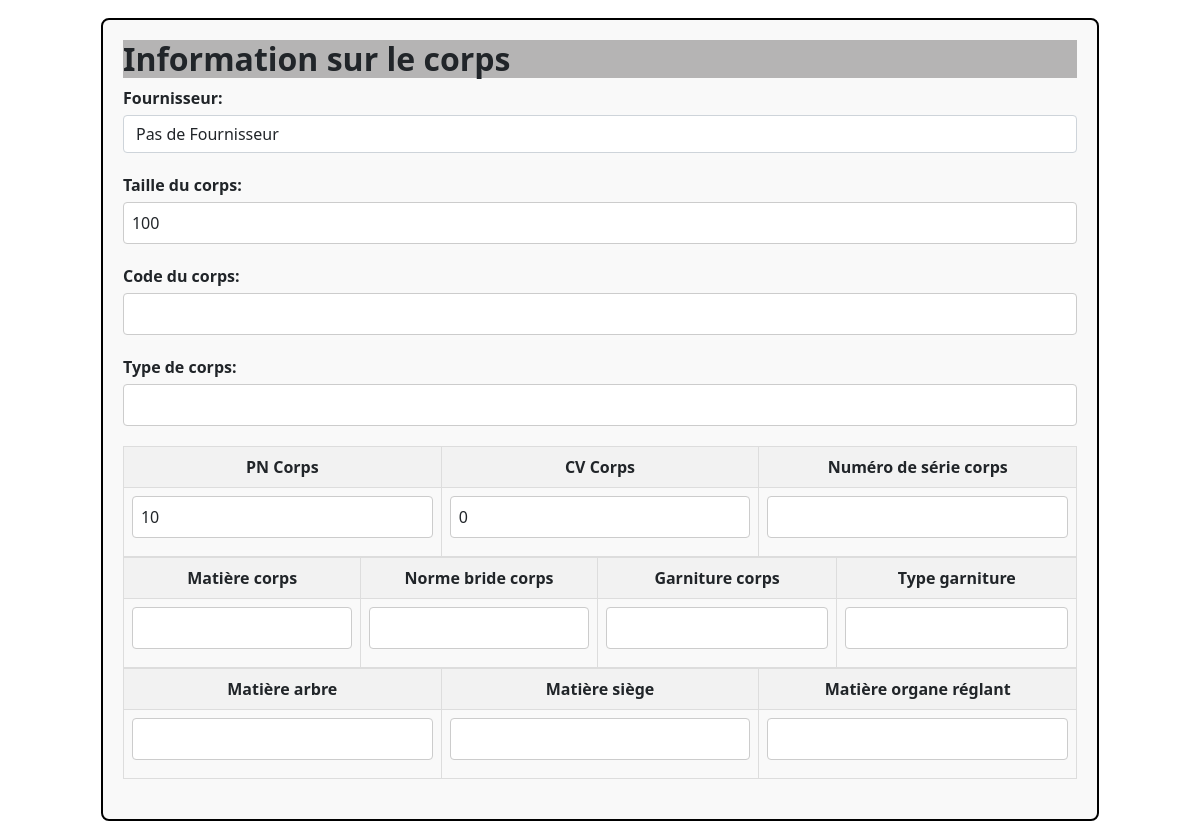
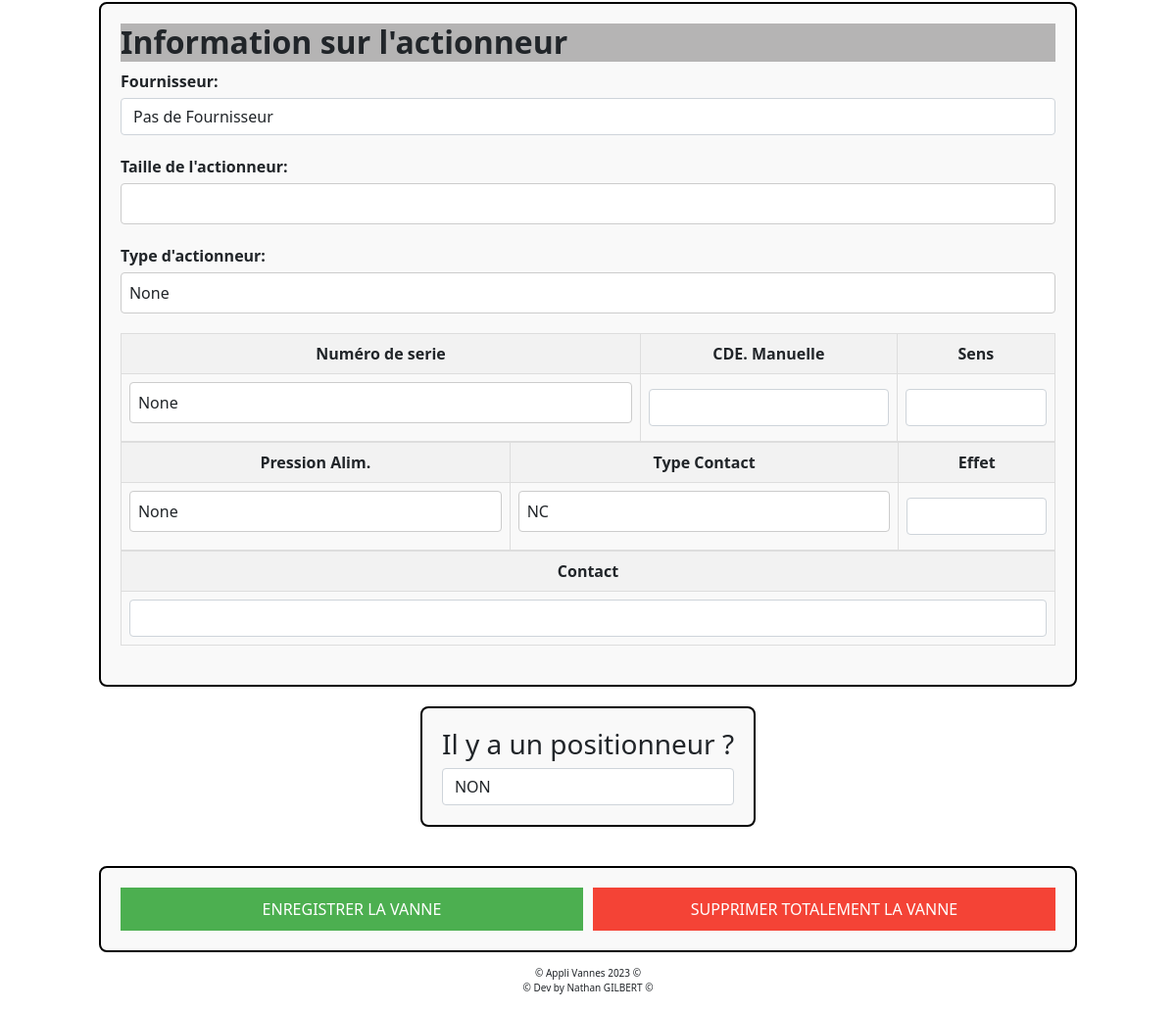
Page /vanne/4/edit (signed in, lower part) on the earlier database version (2 pictures, top to bottom).
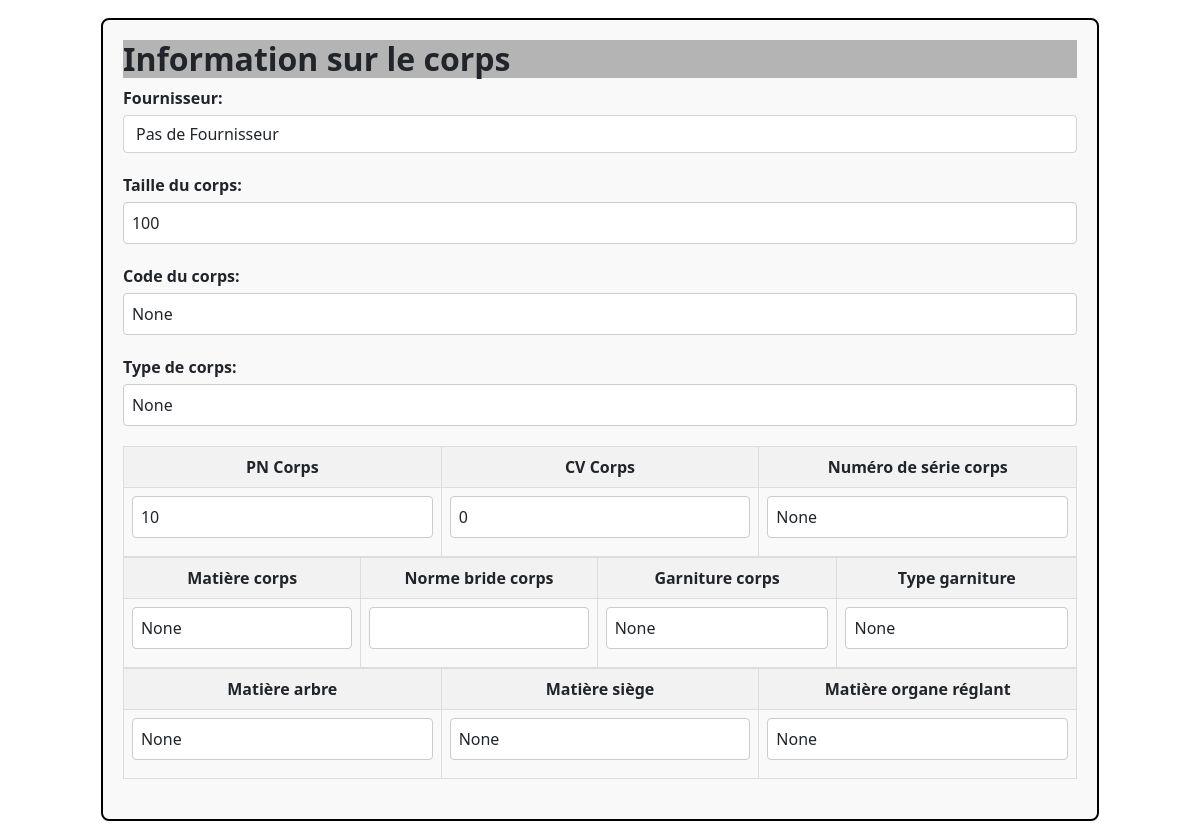
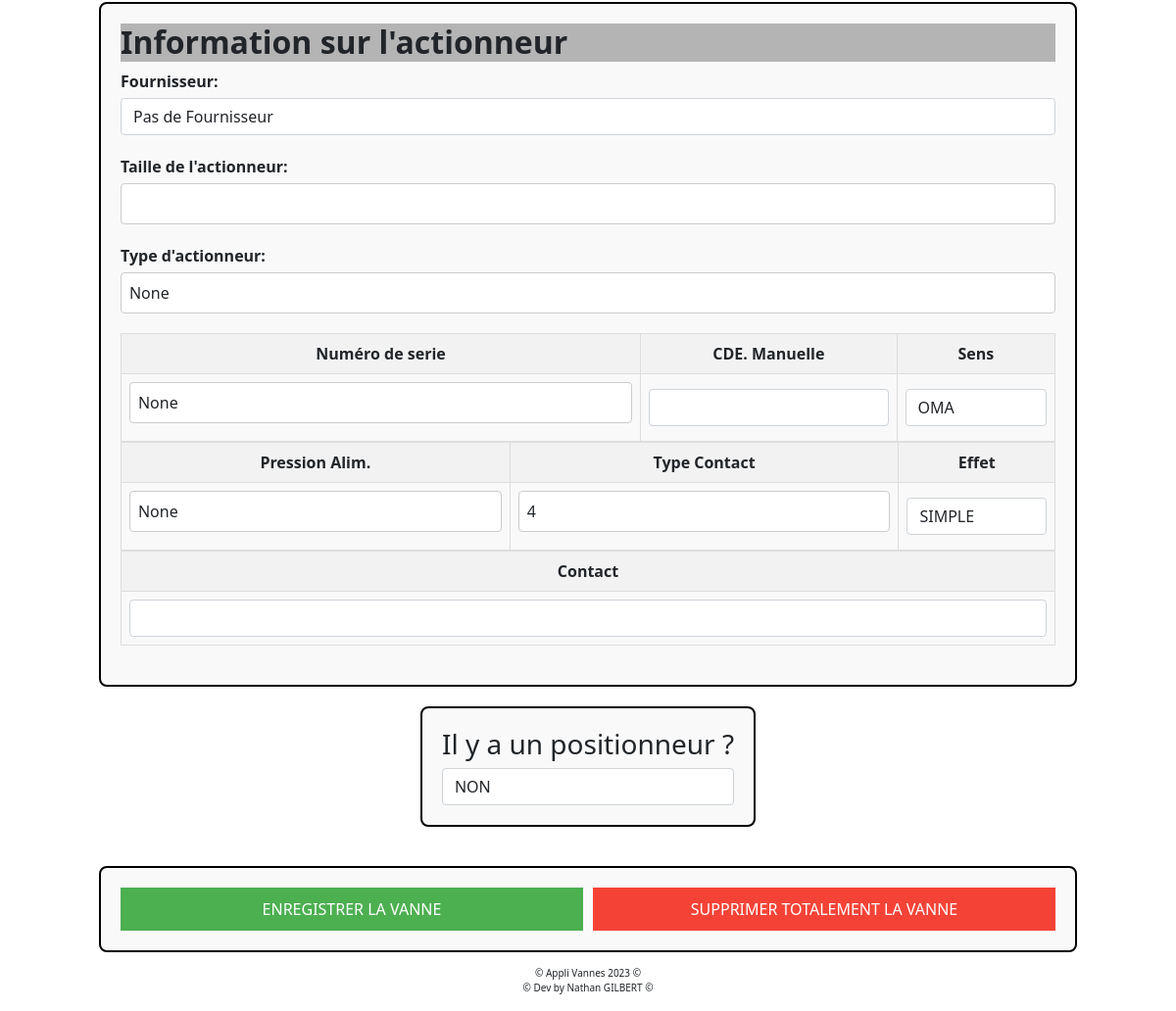
Same page on the later database version (2 pictures, top to bottom).
### appliVanne/models.py (models this page shows)
class Vanne(models.Model):
    class Meta:
        db_table = 'VANNES'
    id_vanne = models.AutoField(primary_key=True, unique=True, verbose_name="ID de la vanne")
    id_atelier = models.ForeignKey('ATELIER', to_field='id_atelier', on_delete=models.CASCADE, null=True, verbose_name="ID de l'atelier")
    repere_vanne = models.CharField(max_length=255, null=True, blank=True, verbose_name="Repère de la vanne")
    affectation_vanne = models.CharField(max_length=255, null=True, blank=True, verbose_name="Affectation de la vanne")
    machine_vanne = models.CharField(max_length=255, null=True, blank=True, verbose_name="Machine de la vanne")
    numero_commande = models.CharField(max_length=20, null=True, blank=True, verbose_name="Numéro de commande")
    id_actionneur = models.ForeignKey('ACTIONNEUR', to_field='id_actionneur', on_delete=models.CASCADE, null=True, verbose_name="ID de l'actionneur")
    id_corps = models.ForeignKey('CORPS', to_field='id_corps', on_delete=models.CASCADE, null=True, verbose_name="ID du corps")
    id_positionneur = models.ForeignKey('POSITIONNEUR', to_field='id_positionneur', on_delete=models.CASCADE, null=True, blank=True, verbose_name="ID du positionneur")
    id_fournisseur_vannes = models.ForeignKey('FOURNISSEUR', to_field='id_fournisseur', on_delete=models.CASCADE, default=0, null=True, verbose_name="ID du fournisseur de vannes")
    type_vannes = models.CharField(max_length=255, null=True, blank=True, verbose_name="Type de vannes")
    organe_reglant = models.CharField(max_length=255, null=True, blank=True, verbose_name="Organe réglant")
    freq_revision = models.IntegerField(null=True, blank=True, verbose_name="Fréquence de révision")
    derniere_revision = models.IntegerField(null=True, blank=True, verbose_name="Date de la dernière révision")
    voir_en = models.IntegerField(null=True, blank=True, verbose_name="Date de la prochaine révision")
    en_service_vanne = models.IntegerField(default=1, blank=True, verbose_name="En service")
    date_commande = models.DateField(null=True, blank=True, verbose_name="Date de la commande")
    tracker = FieldTracker()

class ACTIONNEUR(models.Model):
    class Meta:
        db_table = 'ACTIONNEUR'
    id_actionneur = models.AutoField(primary_key=True, unique=True, verbose_name="ID de l'actionneur")
    id_fournisseur = models.ForeignKey('FOURNISSEUR', to_field='id_fournisseur', on_delete=models.CASCADE, verbose_name="ID du fournisseur")
    num_serie_actionneur = models.CharField(max_length=255, null=True, blank=True, verbose_name="Numéro de série de l'actionneur")
    type_actionneur = models.CharField(max_length=255, null=True, blank=True, verbose_name="Type de l'actionneur")
    taille_actionneur = models.CharField(max_length=255, null=True, blank=True, verbose_name="Taille de l'actionneur")
    type_contact_actionneur = models.CharField(max_length=255, null=True, blank=True, verbose_name="Type de contact de l'actionneur")
    pression_alimentation = models.CharField(max_length=255, null=True, blank=True, verbose_name="Pression d'alimentation de l'actionneur")
    sens_actionneur = models.CharField(max_length=255, null=True, blank=True, verbose_name="Sens de l'actionneur")
    contact_ouv_ferm_actionneur = models.CharField(max_length=255, null=True, blank=True, verbose_name="Contact ouverture/fermeture de l'actionneur")
    actionneur_simpl_double_effet = models.CharField(max_length=255, null=True, blank=True, verbose_name="Actionneur simple/double effet")
    commande_manuel = models.CharField(max_length=255, null=True, blank=True, verbose_name="Commande manuelle de l'actionneur")
    tracker = FieldTracker()

class FOURNISSEUR(models.Model):
    class Meta:
        db_table = 'FOURNISSEUR'
    id_fournisseur = models.AutoField(primary_key=True, unique=True, verbose_name="ID du fournisseur")
    nom_fournisseur = models.CharField(max_length=255, verbose_name="Nom du fournisseur")
    email_fournisseur = models.EmailField(verbose_name="Adresse e-mail du fournisseur")
    tel_fournisseur = models.CharField(max_length=255, verbose_name="Numéro de téléphone du fournisseur")

class CORPS(models.Model):
    class Meta:
        db_table = 'CORPS'
    id_corps = models.AutoField(primary_key=True, unique=True, verbose_name="ID du corps")
    id_fournisseur = models.ForeignKey('FOURNISSEUR', to_field='id_fournisseur', on_delete=models.CASCADE, verbose_name="ID du fournisseur")
    type_corps = models.CharField(max_length=255,null=True, blank=True, verbose_name="Type de corps")
    num_serie_corps = models.CharField(max_length=255,null=True, blank=True, verbose_name="Numéro de série du corps")
    dn_corps = models.CharField(max_length=255,null=True, blank=True, verbose_name="DN du corps")
    pn_corps = models.CharField(max_length=255,null=True, blank=True, verbose_name="PN du corps")
    cv_corps = models.CharField(max_length=255,null=True, blank=True, verbose_name="CV du corps")
    norme_bride_corps = models.CharField(max_length=255,null=True, blank=True, verbose_name="Norme de bride du corps")
    code_corps = models.CharField(max_length=255,null=True, blank=True, verbose_name="Code du corps")
    matiere_arbre_corps = models.CharField(max_length=255,null=True, blank=True, verbose_name="Matière de l'arbre du corps")
    matiere_siege_corps = models.CharField(max_length=255,null=True, blank=True, verbose_name="Matière du siège du corps")
    matiere_org_reglant_corps = models.CharField(max_length=255,null=True, blank=True, verbose_name="Matière de l'organe réglant du corps")
    corps_corps = models.CharField(max_length=255,null=True, blank=True, verbose_name="Corps du corps")
    matiere_garnitures_corps = models.CharField(max_length=255,null=True, blank=True, verbose_name="Matière des garnitures du corps")
    type_garniture_corps = models.CharField(max_length=255,null=True, blank=True, verbose_name="Type de garniture du corps")
    tracker = FieldTracker()

### appliVanne/views.py (the view)
# urls.py: path('vanne/<int:id_vanne>/edit', views.edit, name='edit'),
def edit(request, id_vanne):
    if request.user.is_authenticated:
        LesVannes  = Vanne.objects.all()
        LesAtelier  = ATELIER.objects.all()
        lesFournisseur = FOURNISSEUR.objects.all()
        typePos = TYPEPOSITIONNEUR.objects.all()
        lavanne = Vanne.objects.get(id_vanne=id_vanne)
        return render(request, "appliVanne/edit.html", {"vanne": lavanne, "listVannes": LesVannes, "listAtelier": LesAtelier, "listFournisseur": lesFournisseur, "listTypePos": typePos})
    else:
        return redirect('login')

### appliVanne/templates/appliVanne/edit.html (shortened to what the changed rows need)
{% extends "appliVanne/base.html" %} {% load static %} {% block title %} Modifier Vanne {% endblock %}
{% block extra_css%}
<link
  rel="stylesheet"
  href="{% static 'appliVanne/CSS/styleCreationVanne.css' %}" />
{% endblock %}
{% block main %}
    <form action="{% url 'traitementModifVanne' %}" method="POST" id="leformulaire">
        <div id="infoCorps">
            <h2 class="bold"> Information sur le corps </h2>
            <div class="form-group">
                <label for="id_fournisseur">Fournisseur:</label>
                <select name="id_fournisseur" id="id_fournisseur" class="form-control">
                    {% for frn in listFournisseur %}
                    <option value="{{frn.id_fournisseur}}" {% if frn.id_fournisseur == vanne.id_corps.id_fournisseur.id_fournisseur %}selected{% endif %}>{{ frn.nom_fournisseur }}</option>
                    {% endfor %}
                </select>
            </div>
            <div class="form-group">
                <label for="taille_corps">Taille du corps:</label>
                <input type="number" name="taille_corps" id="taille_corps" class="form-control" value="{{ vanne.id_corps.dn_corps }}">
            </div>
            <div class="form-group">
                <label for="code_corps">Code du corps:</label>
                <input type="text" name="code_corps" id="code_corps" class="form-control" value="{{ vanne.id_corps.code_corps }}">
            </div>
            <div class="form-group">
                <label for="type_corps">Type de corps:</label>
                <input type="text" name="type_corps" id="type_corps" class="form-control" value="{{ vanne.id_corps.type_corps }}">
            </div>
            <div class="table-container">
                <table>
                    <tr>
                        <th>PN Corps</th>
                        <th>CV Corps</th>
                        <th>Numéro de série corps</th>
                    </tr>
                    <tr>
                        <td><input type="number" name="pn_corps" class="form-control" value="{{ vanne.id_corps.pn_corps }}"></td>
                        <td><input type="number" name="cv_corps" class="form-control" value="{{ vanne.id_corps.cv_corps }}"></td>
                        <td><input type="text" name="numero_serie_corps" class="form-control" value="{{ vanne.id_corps.num_serie_corps }}"></td>
                    </tr>
                </table>
                <table>
                    <tr>
                        <th>Matière corps</th>
                        <th>Norme bride corps</th>
                        <th>Garniture corps</th>
                        <th>Type garniture</th>
                    </tr>
                    <tr>
                        <td><input type="text" name="corps_corps" class="form-control" value="{{ vanne.id_corps.corps_corps }}"></td>
                        <td><input type="text" name="garniture_corps" class="form-control" value="{{ vanne.id_corps.matiere_garnitures_corps }}"></td>
                        <td><input type="text" name="type_garniture" class="form-control" value="{{ vanne.id_corps.type_garniture_corps }}"></td>
                    </tr>
                </table>
                <table>
                    <tr>
                        <th>Matière arbre</th>
                        <th>Matière siège</th>
                        <th>Matière organe réglant</th>
                    </tr>
                    <tr>
                        <td><input type="text" name="matiere_arbre" id="id_matiere_arbre" class="form-control" value="{{ vanne.id_corps.matiere_arbre_corps }}"></td>
                        <td><input type="text" name="matiere_siege" id="id_matiere_siege" class="form-control" value="{{ vanne.id_corps.matiere_siege_corps }}"></td>
                        <td><input type="text" name="matiere_organe_reglant" id="id_matiere_organe_reglant" class="form-control" value="{{ vanne.id_corps.matiere_org_reglant_corps }}"></td>
                    </tr>
                </table>
            </div>
        </div>
        <div id="infoActionneur">
            <h2 class="bold"> Information sur l'actionneur </h2>
            <div class="form-group">
                <label for="fournisseur">Fournisseur:</label>
                <select name="id_fournisseur_actionneur" id="id_fournisseur_actionneur" class="form-control">
                    {% for frn in listFournisseur %}
                    <option value="{{frn.id_fournisseur}}" {% if frn.id_fournisseur == vanne.id_actionneur.id_fournisseur.id_fournisseur %} selected {% endif %}>{{ frn.nom_fournisseur }}</option>
                    {% endfor %}
                </select>
            </div>
            <div class="form-group">
                <label for="taille_actionneur">Taille de l'actionneur:</label>
                <input type="number" name="taille_actionneur" id="id_taille_actionneur" class="form-control" value="{{vanne.id_actionneur.taille_actionneur }}">
            </div>
            <div class="form-group">
                <label for="type_actionneur">Type d'actionneur:</label>
                <input type="text" name="type_actionneur" id="id_type_actionneur" class="form-control" value="{{ vanne.id_actionneur.type_actionneur}}">
            </div>
            <div class="table-container">
                <table>
                    <tr>
                        <th>Numéro de serie</th>
                        <th>CDE. Manuelle</th>
                        <th>Sens</th>
                    </tr>
                    <tr>
                        <td><input type="text" name="numero_serie_actionneur" id="id_numero_serie_actionneur" class="form-control" value="{{ vanne.id_actionneur.num_serie_actionneur }}"></td>
                        <td>
                            <select name="sens_actionneur" id="id_sens_actionneur" class="form-control">
                                <option value="" {% if vanne.id_actionneur.sens_actionneur == '' %} selected {% endif %}></option>
                                <option value="OMA" {% if vanne.id_actionneur.sens_actionneur == 'OMA' %} selected {% endif %}>OMA</option>
                            </select>
                        </td>
                    </tr>
                </table>
                <table>
                    <tr>
                        <th>Pression Alim.</th>
                        <th>Type Contact</th>
                        <th>Effet</th>
                    </tr>
                    <tr>
                        <td><input type="text" name="pression_alimentation" id="id_pression_alimentation" class="form-control" value="{{ vanne.id_actionneur.pression_alimentation }}"></td>
                        <td><input type="text" name="type_contact_actionneur" id="type_contact_actionneur" class="form-control" value="{{ vanne.id_actionneur.type_contact_actionneur }}"></td>
                        <td>
                            <select name="type_effet" id="id_type_effet" class="form-control">
                                <option value="" {% if vanne.id_actionneur.actionneur_simpl_double_effet == '' %} selected {% endif %}></option>
                                <option value="SIMPLE" {% if vanne.id_actionneur.actionneur_simpl_double_effet == 'SIMPLE' %} selected {% endif %}>SIMPLE</option>
                            </select>
                        </td>
                    </tr>
                </table>
                <table>
                    <tr>
                        <th>Contact</th>
                    </tr>
                </table>
            </div>
        </div>
        <div class="form-group">
            <div id="infoPositionneurBIS">
            <h3>Il y a un positionneur ?</h3>
            <select name="presence_positionneur" id="presence_positionneur" class="form-control">
                <option value='0' {% if vanne.id_positionneur == null %} selected {% endif %}>NON</option>
            </select>
            </div>
        </div>
    </form>
    {% endblock %}

Differences in the rows shown:
changed Vanne "NON": code_corps (not shown) → "None"; type_corps (not shown) → "None"; numero_serie_corps (not shown) → "None"; corps_corps (not shown) → "None"; garniture_corps (not shown) → "None"; type_garniture (not shown) → "None"; matiere_arbre (not shown) → "None"; matiere_siege (not shown) → "None"; matiere_organe_reglant (not shown) → "None"; sens_actionneur (not shown) → "OMA"; type_contact_actionneur "NC" → "4"; type_effet (not shown) → "SIMPLE"
